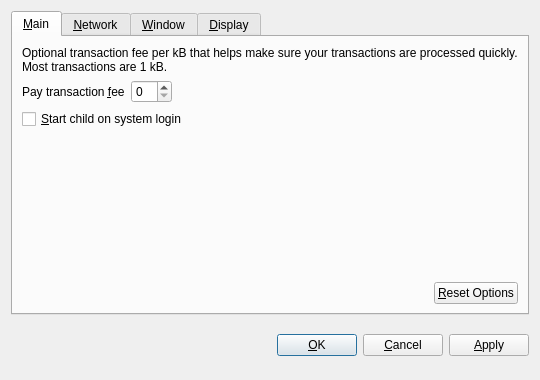
<?xml version="1.0" encoding="UTF-8"?>
<ui version="4.0">
 <class>OptionsDialog</class>
 <widget class="QDialog" name="OptionsDialog">
  <property name="geometry">
   <rect>
    <x>0</x>
    <y>0</y>
    <width>540</width>
    <height>380</height>
   </rect>
  </property>
  <property name="windowTitle">
   <string>Options</string>
  </property>
  <property name="modal">
   <bool>true</bool>
  </property>
  <layout class="QVBoxLayout" name="verticalLayout">
   <item>
    <widget class="QTabWidget" name="tabWidget">
     <property name="tabPosition">
      <enum>QTabWidget::North</enum>
     </property>
     <property name="currentIndex">
      <number>0</number>
     </property>
     <widget class="QWidget" name="tabMain">
      <attribute name="title">
       <string>&amp;Main</string>
      </attribute>
      <layout class="QVBoxLayout" name="verticalLayout_Main">
       <item>
        <widget class="QLabel" name="transactionFeeInfoLabel">
         <property name="text">
          <string>Optional transaction fee per kB that helps make sure your transactions are processed quickly. Most transactions are 1 kB.</string>
         </property>
         <property name="textFormat">
          <enum>Qt::PlainText</enum>
         </property>
         <property name="wordWrap">
          <bool>true</bool>
         </property>
        </widget>
       </item>
       <item>
        <layout class="QHBoxLayout" name="horizontalLayout_1_Main">
         <item>
          <widget class="QLabel" name="transactionFeeLabel">
           <property name="text">
            <string>Pay transaction &amp;fee</string>
           </property>
           <property name="textFormat">
            <enum>Qt::PlainText</enum>
           </property>
           <property name="buddy">
            <cstring>transactionFee</cstring>
           </property>
          </widget>
         </item>
         <item>
          <widget class="BitcoinAmountField" name="transactionFee"/>
         </item>
         <item>
          <spacer name="horizontalSpacer_1_Main">
           <property name="orientation">
            <enum>Qt::Horizontal</enum>
           </property>
           <property name="sizeHint" stdset="0">
            <size>
             <width>40</width>
             <height>20</height>
            </size>
           </property>
          </spacer>
         </item>
        </layout>
       </item>
       <item>
        <widget class="QCheckBox" name="bitcoinAtStartup">
         <property name="toolTip">
          <string>Automatically start child after logging in to the system.</string>
         </property>
         <property name="text">
          <string>&amp;Start child on system login</string>
         </property>
        </widget>
       </item>
       <item>
        <spacer name="verticalSpacer_Main">
         <property name="orientation">
          <enum>Qt::Vertical</enum>
         </property>
         <property name="sizeHint" stdset="0">
          <size>
           <width>20</width>
           <height>40</height>
          </size>
         </property>
        </spacer>
       </item>
       <item>
        <layout class="QHBoxLayout" name="horizontalLayout_2_Main">
         <item>
          <spacer name="horizontalSpacer_2_Main">
           <property name="orientation">
            <enum>Qt::Horizontal</enum>
           </property>
           <property name="sizeHint" stdset="0">
            <size>
             <width>40</width>
             <height>20</height>
            </size>
           </property>
          </spacer>
         </item>
         <item>
          <widget class="QPushButton" name="resetButton">
           <property name="toolTip">
            <string>Reset all client options to default.</string>
           </property>
           <property name="text">
            <string>&amp;Reset Options</string>
           </property>
           <property name="autoDefault">
            <bool>false</bool>
           </property>
          </widget>
         </item>
        </layout>
       </item>
      </layout>
     </widget>
     <widget class="QWidget" name="tabNetwork">
      <attribute name="title">
       <string>&amp;Network</string>
      </attribute>
      <layout class="QVBoxLayout" name="verticalLayout_Network">
       <item>
        <widget class="QCheckBox" name="mapPortUpnp">
         <property name="toolTip">
          <string>Automatically open the child client port on the router. This only works when your router supports UPnP and it is enabled.</string>
         </property>
         <property name="text">
          <string>Map port using &amp;UPnP</string>
         </property>
        </widget>
       </item>
       <item>
        <widget class="QCheckBox" name="connectSocks">
         <property name="toolTip">
          <string>Connect to the child network through a SOCKS proxy (e.g. when connecting through Tor).</string>
         </property>
         <property name="text">
          <string>&amp;Connect through SOCKS proxy:</string>
         </property>
        </widget>
       </item>
       <item>
        <layout class="QHBoxLayout" name="horizontalLayout_Network">
         <item>
          <widget class="QLabel" name="proxyIpLabel">
           <property name="text">
            <string>Proxy &amp;IP:</string>
           </property>
           <property name="textFormat">
            <enum>Qt::PlainText</enum>
           </property>
           <property name="buddy">
            <cstring>proxyIp</cstring>
           </property>
          </widget>
         </item>
         <item>
          <widget class="QValidatedLineEdit" name="proxyIp">
           <property name="maximumSize">
            <size>
             <width>140</width>
             <height>16777215</height>
            </size>
           </property>
           <property name="toolTip">
            <string>IP address of the proxy (e.g. 127.0.0.1)</string>
           </property>
          </widget>
         </item>
         <item>
          <widget class="QLabel" name="proxyPortLabel">
           <property name="text">
            <string>&amp;Port:</string>
           </property>
           <property name="textFormat">
            <enum>Qt::PlainText</enum>
           </property>
           <property name="buddy">
            <cstring>proxyPort</cstring>
           </property>
          </widget>
         </item>
         <item>
          <widget class="QLineEdit" name="proxyPort">
           <property name="maximumSize">
            <size>
             <width>55</width>
             <height>16777215</height>
            </size>
           </property>
           <property name="toolTip">
            <string>Port of the proxy (e.g. 9050)</string>
           </property>
          </widget>
         </item>
         <item>
          <widget class="QLabel" name="socksVersionLabel">
           <property name="text">
            <string>SOCKS &amp;Version:</string>
           </property>
           <property name="textFormat">
            <enum>Qt::PlainText</enum>
           </property>
           <property name="buddy">
            <cstring>socksVersion</cstring>
           </property>
          </widget>
         </item>
         <item>
          <widget class="QValueComboBox" name="socksVersion">
           <property name="toolTip">
            <string>SOCKS version of the proxy (e.g. 5)</string>
           </property>
          </widget>
         </item>
         <item>
          <spacer name="horizontalSpacer_Network">
           <property name="orientation">
            <enum>Qt::Horizontal</enum>
           </property>
           <property name="sizeHint" stdset="0">
            <size>
             <width>40</width>
             <height>20</height>
            </size>
           </property>
          </spacer>
         </item>
        </layout>
       </item>
       <item>
        <spacer name="verticalSpacer_Network">
         <property name="orientation">
          <enum>Qt::Vertical</enum>
         </property>
         <property name="sizeHint" stdset="0">
          <size>
           <width>20</width>
           <height>40</height>
          </size>
         </property>
        </spacer>
       </item>
      </layout>
     </widget>
     <widget class="QWidget" name="tabWindow">
      <attribute name="title">
       <string>&amp;Window</string>
      </attribute>
      <layout class="QVBoxLayout" name="verticalLayout_Window">
       <item>
        <widget class="QCheckBox" name="minimizeToTray">
         <property name="toolTip">
          <string>Show only a tray icon after minimizing the window.</string>
         </property>
         <property name="text">
          <string>&amp;Minimize to the tray instead of the taskbar</string>
         </property>
        </widget>
       </item>
       <item>
        <widget class="QCheckBox" name="minimizeOnClose">
         <property name="toolTip">
          <string>Minimize instead of exit the application when the window is closed. When this option is enabled, the application will be closed only after selecting Quit in the menu.</string>
         </property>
         <property name="text">
          <string>M&amp;inimize on close</string>
         </property>
        </widget>
       </item>
       <item>
        <spacer name="verticalSpacer_Window">
         <property name="orientation">
          <enum>Qt::Vertical</enum>
         </property>
         <property name="sizeHint" stdset="0">
          <size>
           <width>20</width>
           <height>40</height>
          </size>
         </property>
        </spacer>
       </item>
      </layout>
     </widget>
     <widget class="QWidget" name="tabDisplay">
      <attribute name="title">
       <string>&amp;Display</string>
      </attribute>
      <layout class="QVBoxLayout" name="verticalLayout_Display">
       <item>
        <layout class="QHBoxLayout" name="horizontalLayout_1_Display">
         <item>
          <widget class="QLabel" name="langLabel">
           <property name="text">
            <string>User Interface &amp;language:</string>
           </property>
           <property name="textFormat">
            <enum>Qt::PlainText</enum>
           </property>
           <property name="buddy">
            <cstring>lang</cstring>
           </property>
          </widget>
         </item>
         <item>
          <widget class="QValueComboBox" name="lang">
           <property name="toolTip">
            <string>The user interface language can be set here. This setting will take effect after restarting child.</string>
           </property>
          </widget>
         </item>
        </layout>
       </item>
       <item>
        <layout class="QHBoxLayout" name="horizontalLayout_2_Display">
         <item>
          <widget class="QLabel" name="unitLabel">
           <property name="text">
            <string>&amp;Unit to show amounts in:</string>
           </property>
           <property name="textFormat">
            <enum>Qt::PlainText</enum>
           </property>
           <property name="buddy">
            <cstring>unit</cstring>
           </property>
          </widget>
         </item>
         <item>
          <widget class="QValueComboBox" name="unit">
           <property name="toolTip">
            <string>Choose the default subdivision unit to show in the interface and when sending coins.</string>
           </property>
          </widget>
         </item>
        </layout>
       </item>
       <item>
        <widget class="QCheckBox" name="displayAddresses">
         <property name="toolTip">
          <string>Whether to show child addresses in the transaction list or not.</string>
         </property>
         <property name="text">
          <string>&amp;Display addresses in transaction list</string>
         </property>
        </widget>
       </item>
       <item>
        <widget class="QCheckBox" name="coinControlFeatures">
         <property name="toolTip">
          <string>Whether to show coin control features or not.</string>
         </property>
         <property name="text">
          <string>Display coin &amp;control features (experts only!)</string>
         </property>
        </widget>
       </item>
       <item>
        <spacer name="verticalSpacer_Display">
         <property name="orientation">
          <enum>Qt::Vertical</enum>
         </property>
         <property name="sizeHint" stdset="0">
          <size>
           <width>20</width>
           <height>40</height>
          </size>
         </property>
        </spacer>
       </item>
      </layout>
     </widget>
    </widget>
   </item>
   <item>
    <layout class="QHBoxLayout" name="horizontalLayout_Buttons">
     <item>
      <spacer name="horizontalSpacer_1">
       <property name="orientation">
        <enum>Qt::Horizontal</enum>
       </property>
       <property name="sizeHint" stdset="0">
        <size>
         <width>40</width>
         <height>48</height>
        </size>
       </property>
      </spacer>
     </item>
     <item>
      <widget class="QLabel" name="statusLabel">
       <property name="font">
        <font>
         <weight>75</weight>
         <bold>true</bold>
        </font>
       </property>
       <property name="text">
        <string/>
       </property>
       <property name="textFormat">
        <enum>Qt::PlainText</enum>
       </property>
       <property name="wordWrap">
        <bool>true</bool>
       </property>
      </widget>
     </item>
     <item>
      <spacer name="horizontalSpacer_2">
       <property name="orientation">
        <enum>Qt::Horizontal</enum>
       </property>
       <property name="sizeHint" stdset="0">
        <size>
         <width>40</width>
         <height>48</height>
        </size>
       </property>
      </spacer>
     </item>
     <item>
      <widget class="QPushButton" name="okButton">
       <property name="text">
        <string>&amp;OK</string>
       </property>
      </widget>
     </item>
     <item>
      <widget class="QPushButton" name="cancelButton">
       <property name="text">
        <string>&amp;Cancel</string>
       </property>
       <property name="autoDefault">
        <bool>false</bool>
       </property>
      </widget>
     </item>
     <item>
      <widget class="QPushButton" name="applyButton">
       <property name="text">
        <string>&amp;Apply</string>
       </property>
       <property name="autoDefault">
        <bool>false</bool>
       </property>
      </widget>
     </item>
    </layout>
   </item>
  </layout>
 </widget>
 <customwidgets>
  <customwidget>
   <class>BitcoinAmountField</class>
   <extends>QSpinBox</extends>
   <header>bitcoinamountfield.h</header>
  </customwidget>
  <customwidget>
   <class>QValueComboBox</class>
   <extends>QComboBox</extends>
   <header>qvaluecombobox.h</header>
  </customwidget>
  <customwidget>
   <class>QValidatedLineEdit</class>
   <extends>QLineEdit</extends>
   <header>qvalidatedlineedit.h</header>
  </customwidget>
 </customwidgets>
 <resources/>
 <connections/>
</ui>
